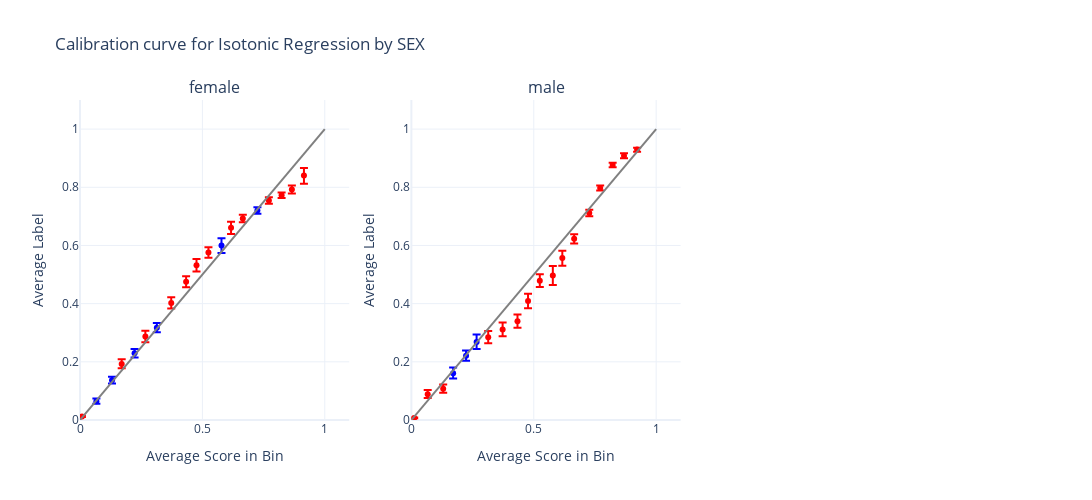

Notebook cell for this chart:
### Markdown cell above
Not quite. While the model is calibrated *on average*, let's examine subsets of the data using `plot_calibration_curve_by_segment`. How well is the model calibrated for men vs. women?

### Code cell
plot_feature = "SEX"
plotting.plot_calibration_curve_by_segment(
    # Rename codes in place
    test_df.astype({plot_feature: 'object'}).replace({plot_feature: {1: 'male', 2: 'female'}}),
    group_var=plot_feature,
    score_col=IR_SCORE_COL,
    label_col=LABEL_COLUMN,
    n_cols=3,
).update_layout(
    title=f"Calibration curve for Isotonic Regression by {plot_feature}",
    width=2000,
    height=max(10.0, 500 * (np.ceil(len(test_df[plot_feature].unique()) / 3))),
)

### Figure 1 — Plotly figure (JSON) as saved in the notebook; plotly's stock layout.template omitted (floating-point values rounded to 4 significant figures)
{"data": [{"error_y": {"array": [0.009471, 0.01213, 0.01493, 0.01621, 0.02459, 0.01121], "arrayminus": [0.008595, 0.01149, 0.01444, 0.01589, 0.02636, 0.01142], "color": "blue", "type": "data", "visible": true}, "marker": {"color": "blue"}, "mode": "markers", "name": "female (calibrated)", "type": "scatter", "x": [0.06693, 0.1309, 0.223, 0.3139, 0.5781, 0.7248], "xaxis": "x", "y": [0.06443, 0.1366, 0.2293, 0.3173, 0.6001, 0.7203], "yaxis": "y"}, {"error_y": {"array": [0.001778, 0.01595, 0.02017, 0.01935, 0.01919, 0.0215, 0.01783, 0.02105, 0.01304, 0.01085, 0.009661, 0.01358, 0.02572], "arrayminus": [0.001603, 0.01523, 0.01955, 0.01912, 0.01913, 0.02159, 0.01798, 0.02154, 0.01327, 0.0111, 0.009883, 0.01409, 0.02849], "color": "red", "type": "data", "visible": true}, "marker": {"color": "red"}, "mode": "markers", "name": "female (miscalibrated)", "type": "scatter", "x": [0.007866, 0.1703, 0.267, 0.3727, 0.4336, 0.4759, 0.5248, 0.6171, 0.6652, 0.7716, 0.8237, 0.8655, 0.915], "xaxis": "x", "y": [0.01195, 0.1928, 0.2868, 0.4022, 0.4754, 0.5321, 0.5756, 0.6608, 0.6927, 0.7548, 0.7727, 0.7926, 0.8408], "yaxis": "y"}, {"error_y": {"array": [0.01924, 0.01782, 0.02541], "arrayminus": [0.01795, 0.01799, 0.02432], "color": "blue", "type": "data", "visible": true}, "marker": {"color": "blue"}, "mode": "markers", "name": "male (calibrated)", "type": "scatter", "x": [0.1706, 0.2233, 0.2665], "xaxis": "x2", "y": [0.161, 0.2213, 0.2681], "yaxis": "y2"}, {"error_y": {"array": [0.00137, 0.0142, 0.01485, 0.02137, 0.02362, 0.02297, 0.02535, 0.02214, 0.03257, 0.02522, 0.01579, 0.0112, 0.008632, 0.00722, 0.008077, 0.006555], "arrayminus": [0.001202, 0.01282, 0.01361, 0.02067, 0.02291, 0.02242, 0.025, 0.02208, 0.03255, 0.02684, 0.01598, 0.0114, 0.008844, 0.007503, 0.008587, 0.007004], "color": "red", "type": "data", "visible": true}, "marker": {"color": "red"}, "mode": "markers", "name": "male (miscalibrated)", "type": "scatter", "x": [0.01158, 0.06672, 0.13, 0.3139, 0.3728, 0.4335, 0.4766, 0.5247, 0.5779, 0.6167, 0.665, 0.7268, 0.7713, 0.8223, 0.8687, 0.9221], "xaxis": "x2", "y": [0.00722, 0.08886, 0.1072, 0.2845, 0.3111, 0.3396, 0.4088, 0.479, 0.4968, 0.5568, 0.6228, 0.7119, 0.7977, 0.8767, 0.9086, 0.9295], "yaxis": "y2"}], "layout": {"annotations": [{"font": {"size": 16}, "showarrow": false, "text": "female", "x": 0.1444, "xanchor": "center", "xref": "paper", "y": 1, "yanchor": "bottom", "yref": "paper"}, {"font": {"size": 16}, "showarrow": false, "text": "male", "x": 0.5, "xanchor": "center", "xref": "paper", "y": 1, "yanchor": "bottom", "yref": "paper"}], "height": 500, "shapes": [{"line": {"color": "Grey", "width": 2}, "type": "line", "x0": 0, "x1": 1, "xref": "x", "y0": 0, "y1": 1, "yref": "y"}, {"line": {"color": "Grey", "width": 2}, "type": "line", "x0": 0, "x1": 1, "xref": "x2", "y0": 0, "y1": 1, "yref": "y2"}], "showlegend": false, "title": {"text": "Calibration curve for Isotonic Regression by SEX"}, "width": 2000, "xaxis": {"anchor": "y", "domain": [0, 0.2889], "range": [0, 1.1], "title": {"text": "Average Score in Bin"}}, "xaxis2": {"anchor": "y2", "domain": [0.3556, 0.6444], "range": [0, 1.1], "title": {"text": "Average Score in Bin"}}, "xaxis3": {"anchor": "y3", "domain": [0.7111, 1], "range": [0, 1.1], "title": {"text": "Average Score in Bin"}}, "yaxis": {"anchor": "x", "domain": [0, 1], "range": [0, 1.1], "title": {"text": "Average Label"}}, "yaxis2": {"anchor": "x2", "domain": [0, 1], "range": [0, 1.1], "title": {"text": "Average Label"}}, "yaxis3": {"anchor": "x3", "domain": [0, 1], "range": [0, 1.1], "title": {"text": "Average Label"}}}}
